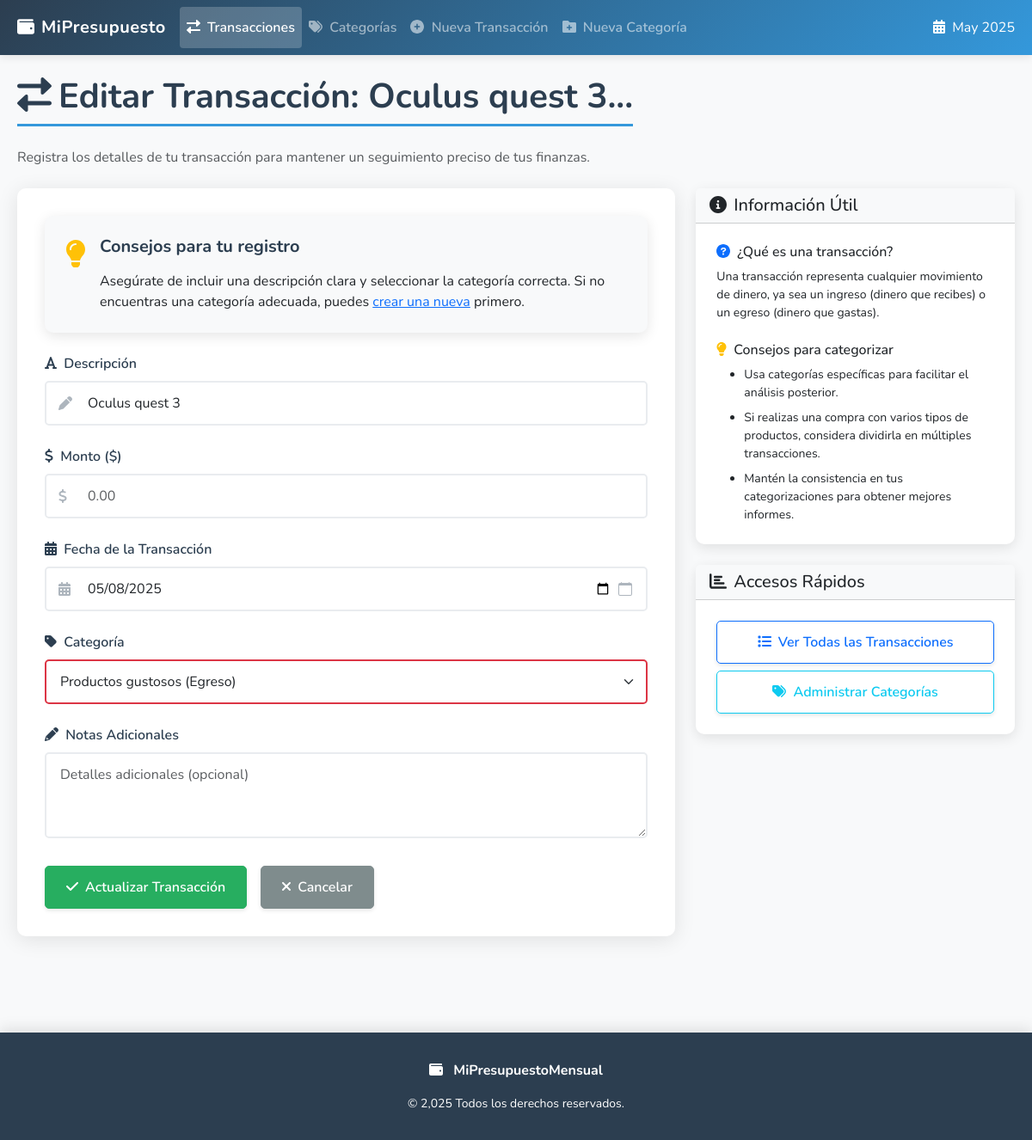
/app/transacciones/7/editar/, run on the app's committed database.
### tracker/models.py (models this page shows, shortened)
class Transaccion(models.Model):
    descripcion = models.CharField(max_length=200)
    monto = models.DecimalField(max_digits=10, decimal_places=2)
    fecha = models.DateField(default=timezone.now)
    categoria = models.ForeignKey(Categoria, on_delete=models.PROTECT, related_name='transacciones')
    notas = models.TextField(blank=True, null=True)
    class Meta:
        ordering = ['-fecha', '-id']
        verbose_name_plural = "Transacciones"

class Categoria(models.Model):
    TIPO_CHOICES = [
        ('INGRESO', 'Ingreso'),
        ('EGRESO', 'Egreso'),
    ]
    nombre = models.CharField(max_length=100, unique=True)
    tipo = models.CharField(max_length=7, choices=TIPO_CHOICES)
    def __str__(self):
        return f"{self.nombre} ({self.get_tipo_display()})"

### tracker/views.py (the view)
# urls.py: path('transacciones/<int:pk>/editar/', views.transaccion_update_view, name='transaccion_update'),
def transaccion_update_view(request, pk):
    transaccion = get_object_or_404(Transaccion, pk=pk)
    if request.method == 'POST':
        form = TransaccionForm(request.POST, instance=transaccion)
        if form.is_valid():
            form.save()
            messages.success(request, 'Transacción actualizada exitosamente.')
            return redirect('tracker:transaccion_list')
        else:
            messages.error(request, 'Por favor corrige los errores en el formulario.')
    else:
        form = TransaccionForm(instance=transaccion)
    context = {
        'form': form,
        'transaccion': transaccion,
        'current_year': datetime.date.today().year,
        'form_title': f'Editar Transacción: {transaccion.descripcion[:30]}...',
        'submit_button_text': 'Actualizar Transacción'
    }
    return render(request, 'transaccion_form.html', context)

### template/transaccion_form.html (shortened to what this page needs)
<!doctype html>
<html lang="es">
<head>
    <link href="https://cdn.jsdelivr.net/npm/bootstrap@5.3.3/dist/css/bootstrap.min.css" rel="stylesheet">
    <link rel="stylesheet" href="https://cdnjs.cloudflare.com/ajax/libs/font-awesome/6.0.0-beta3/css/all.min.css">
</head>
<body>
    <nav class="navbar navbar-expand-lg navbar-dark mb-4">
        <div class="container">
            <a class="navbar-brand" href="{% url 'tracker:transaccion_list' %}">
                <i class="fas fa-wallet me-2"></i>MiPresupuesto
            </a>
            <div class="collapse navbar-collapse" id="navbarNav">
                <ul class="navbar-nav me-auto">
                    <li class="nav-item">
                        <a class="nav-link {% if 'transaccion' in request.path and not 'create' in request.path and not 'update' in request.path %}active{% endif %}" href="{% url 'tracker:transaccion_list' %}">
                            <i class="fas fa-exchange-alt me-1"></i> Transacciones
                        </a>
                    </li>
                    <li class="nav-item">
                        <a class="nav-link {% if 'categoria' in request.path and not 'create' in request.path and not 'update' in request.path %}active{% endif %}" href="{% url 'tracker:categoria_list' %}">
                            <i class="fas fa-tags me-1"></i> Categorías
                        </a>
                    </li>
                    <li class="nav-item">
                        <a class="nav-link {% if 'transaccion/create' in request.path or 'transaccion/update' in request.path %}active{% endif %}" href="{% url 'tracker:transaccion_create' %}">
                            <i class="fas fa-plus-circle me-1"></i> Nueva Transacción
                        </a>
                    </li>
                    <li class="nav-item">
                        <a class="nav-link {% if 'categoria/create' in request.path or 'categoria/update' in request.path %}active{% endif %}" href="{% url 'tracker:categoria_create' %}">
                            <i class="fas fa-folder-plus me-1"></i> Nueva Categoría
                        </a>
                    </li>
                </ul>
                <div class="d-flex">
                    <span class="text-white">
                        <i class="fas fa-calendar-alt me-1"></i> {% now "F Y" %}
                    </span>
                </div>
            </div>
        </div>
    </nav>
    <div class="container">
        <div class="mb-4 fade-in">
            <h1><i class="fas fa-exchange-alt me-2"></i>{{ form_title }}</h1>
            <p class="text-muted">
                Registra los detalles de tu transacción para mantener un seguimiento preciso de tus finanzas.
            </p>
        </div>
        <div class="row fade-in" style="animation-delay: 0.2s;">
            <div class="col-lg-8">
                <div class="form-container">
                    <div class="card mb-4 bg-light border-0">
                        <div class="card-body">
                            <div class="d-flex align-items-start">
                                <i class="fas fa-lightbulb text-warning me-3 mt-1 fa-2x"></i>
                                <div>
                                    <h5 class="card-title">Consejos para tu registro</h5>
                                    <p class="card-text mb-0">
                                        Asegúrate de incluir una descripción clara y seleccionar la categoría correcta. Si no encuentras una categoría adecuada, puedes <a href="{% url 'tracker:categoria_create' %}">crear una nueva</a> primero.
                                    </p>
                                </div>
                            </div>
                        </div>
                    </div>
                    <form method="post" novalidate class="needs-validation">
                        {% for field in form %}
                            <div class="mb-4">
                                <label for="{{ field.id_for_label }}" class="form-label">
                                    {% if field.name == 'descripcion' %}
                                        <i class="fas fa-font me-1"></i>
                                    {% elif field.name == 'fecha' %}
                                        <i class="fas fa-calendar-alt me-1"></i>
                                    {% elif field.name == 'monto' %}
                                        <i class="fas fa-dollar-sign me-1"></i>
                                    {% elif field.name == 'categoria' %}
                                        <i class="fas fa-tag me-1"></i>
                                    {% else %}
                                        <i class="fas fa-pencil-alt me-1"></i>
                                    {% endif %}
                                    {{ field.label }}
                                </label>
                                {% if field.name == 'descripcion' %}
                                    <div class="input-with-icon">
                                        <i class="fas fa-pen input-icon"></i>
                                        <input type="text" name="{{ field.name }}" id="{{ field.id_for_label }}" class="form-control has-icon {% if field.errors %}is-invalid{% endif %}" placeholder="Ej. Compra de comestibles" value="{{ field.value|default_if_none:'' }}">
                                    </div>
                                {% elif field.name == 'fecha' %}
                                    <div class="input-with-icon">
                                        <i class="fas fa-calendar-alt input-icon"></i>
                                        <input type="date" name="{{ field.name }}" id="{{ field.id_for_label }}" class="form-control has-icon datepicker {% if field.errors %}is-invalid{% endif %}" value="{{ field.value|date:'Y-m-d'|default_if_none:'' }}">
                                    </div>
                                {% elif field.name == 'monto' %}
                                    <div class="input-with-icon">
                                        <i class="fas fa-dollar-sign input-icon"></i>
                                        <input type="number" name="{{ field.name }}" id="{{ field.id_for_label }}" step="0.01" min="0.01" class="form-control has-icon {% if field.errors %}is-invalid{% endif %}" placeholder="0.00" value="{{ field.value|default_if_none:'' }}">
                                    </div>
                                {% elif field.name == 'categoria' %}
                                    <select name="{{ field.name }}" id="{{ field.id_for_label }}" class="form-select {% if field.errors %}is-invalid{% endif %}">
                                        {% for choice_id, choice_label in field.field.choices %}
                                            <option value="{{ choice_id }}" {% if field.value|stringformat:"s" == choice_id|stringformat:"s" %}selected{% endif %}>
                                                {{ choice_label }}
                                            </option>
                                        {% endfor %}
                                    </select>
                                {% else %}
                                    {{ field }}
                                {% endif %}
                            </div>
                        {% endfor %}
                        <div class="form-buttons">
                            <button type="submit" class="btn btn-success">
                                <i class="fas fa-check me-2"></i>{{ submit_button_text }}
                            </button>
                            <a href="{% url 'tracker:transaccion_list' %}" class="btn btn-secondary">
                                <i class="fas fa-times me-2"></i>Cancelar
                            </a>
                        </div>
                    </form>
                </div>
            </div>
            <div class="col-lg-4 d-none d-lg-block">
                <div class="card mb-4">
                    <div class="card-header bg-light">
                        <h5 class="mb-0"><i class="fas fa-info-circle me-2"></i>Información Útil</h5>
                    </div>
                    <div class="card-body">
                        <h6><i class="fas fa-question-circle me-2 text-primary"></i>¿Qué es una transacción?</h6>
                        <p class="small mb-4">Una transacción representa cualquier movimiento de dinero, ya sea un ingreso (dinero que recibes) o un egreso (dinero que gastas).</p>
                        <h6><i class="fas fa-lightbulb me-2 text-warning"></i>Consejos para categorizar</h6>
                        <ul class="small mb-0">
                            <li class="mb-2">Usa categorías específicas para facilitar el análisis posterior.</li>
                            <li class="mb-2">Si realizas una compra con varios tipos de productos, considera dividirla en múltiples transacciones.</li>
                            <li>Mantén la consistencia en tus categorizaciones para obtener mejores informes.</li>
                        </ul>
                    </div>
                </div>
                <div class="card">
                    <div class="card-header bg-light">
                        <h5 class="mb-0"><i class="fas fa-chart-bar me-2"></i>Accesos Rápidos</h5>
                    </div>
                    <div class="card-body">
                        <div class="d-grid gap-2">
                            <a href="{% url 'tracker:transaccion_list' %}" class="btn btn-outline-primary">
                                <i class="fas fa-list me-2"></i>Ver Todas las Transacciones
                            </a>
                            <a href="{% url 'tracker:categoria_list' %}" class="btn btn-outline-info">
                                <i class="fas fa-tags me-2"></i>Administrar Categorías
                            </a>
                        </div>
                    </div>
                </div>
            </div>
        </div>
    </div>
    <footer class="text-center">
        <div class="container">
            <div class="row">
                <div class="col-md-12">
                    <p>
                        <i class="fas fa-wallet me-2"></i>
                        <strong>MiPresupuestoMensual</strong>
                    </p>
                    <p class="small mb-0">&copy; {{ current_year }} Todos los derechos reservados.</p>
                </div>
            </div>
        </div>
    </footer>
</body>
</html>

### template/transaccion_form.html (style rules this page uses)
:root { --primary-color: #2c3e50; --secondary-color: #3498db; --success-color: #27ae60; --danger-color: #e74c3c; --warning-color: #f39c12; --info-color: #2980b9; --light-color: #ecf0f1; --dark-color: #1a252f; }
body { font-family: 'Nunito', -apple-system, BlinkMacSystemFont, 'Segoe UI', Roboto, Oxygen, Ubuntu, Cantarell, sans-serif; background-color: #f8f9fa; color: #333; }
.navbar { box-shadow: 0 2px 10px rgba(0, 0, 0, 0.1); background: linear-gradient(135deg, var(--primary-color), var(--secondary-color)); }
.navbar-brand { font-weight: 700; letter-spacing: 0.5px; }
.navbar-nav .nav-link { font-weight: 600; padding: 0.75rem 1rem; transition: all 0.3s ease; }
.nav-link.active { background-color: rgba(255, 255, 255, 0.2); border-radius: 4px; }
.container { max-width: 1200px; padding: 0 20px; }
h1 { font-weight: 700; color: var(--primary-color); margin-bottom: 1.5rem; border-bottom: 3px solid var(--secondary-color); padding-bottom: 0.5rem; display: inline-block; }
.btn { border-radius: 5px; font-weight: 600; padding: 0.75rem 1.5rem; transition: all 0.3s ease; box-shadow: 0 2px 5px rgba(0, 0, 0, 0.1); }
.btn-success { background-color: var(--success-color); border-color: var(--success-color); }
.btn-secondary { background-color: #7f8c8d; border-color: #7f8c8d; }
.card { border: none; border-radius: 10px; box-shadow: 0 4px 15px rgba(0, 0, 0, 0.1); transition: all 0.3s ease; margin-bottom: 20px; }
.card-body { padding: 1.5rem; }
.card-title { font-weight: 700; margin-bottom: 1rem; color: var(--primary-color); }
footer { background-color: var(--primary-color); color: white; padding: 2rem 0; margin-top: 5rem; box-shadow: 0 -5px 15px rgba(0, 0, 0, 0.1); }
.fade-in { animation: fadeIn 0.5s ease forwards; }
.form-container { background-color: white; border-radius: 10px; box-shadow: 0 4px 25px rgba(0, 0, 0, 0.1); padding: 2rem; margin-bottom: 2rem; }
.form-label { font-weight: 600; color: var(--primary-color); margin-bottom: 0.5rem; }
.form-control, .form-select { border: 2px solid #e9ecef; border-radius: 5px; padding: 0.75rem 1rem; font-size: 1rem; transition: all 0.3s ease; }
.input-with-icon { position: relative; }
.input-icon { position: absolute; top: 50%; transform: translateY(-50%); left: 1rem; color: #adb5bd; }
.has-icon { padding-left: 3rem; }
.form-buttons { display: flex; gap: 1rem; margin-top: 2rem; }
.datepicker { background-repeat: no-repeat; background-position: right 1rem center; padding-right: 2.5rem; }

### data on the page
Transaccion: descripcion "Oculus quest 3", fecha "05/08/2025"
Categoria: categoria "Productos gustosos (Egreso)"

### other printed values
{{ field.label }} "Descripción" "Monto ($)" "Fecha de la Transacción" "Categoría" "Notas Adicionales"
{{ submit_button_text }} "Actualizar Transacción"
